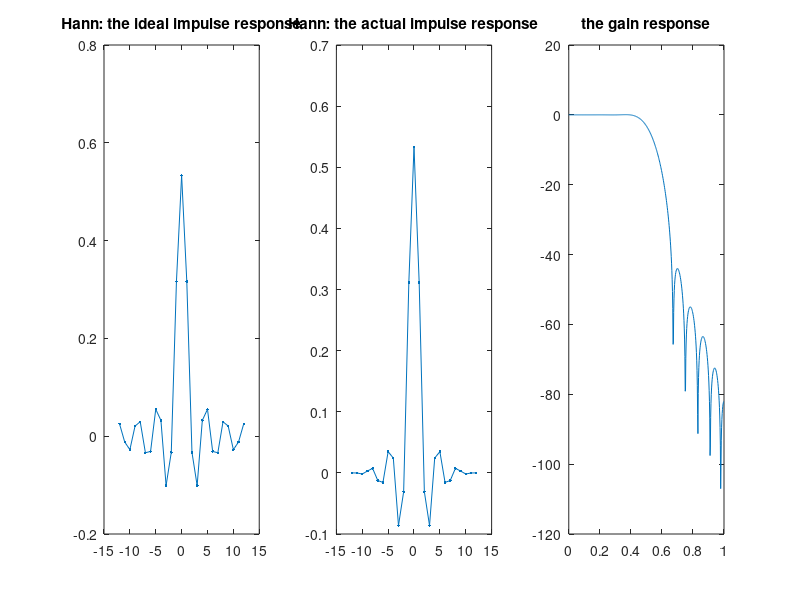

Source code (MATLAB):
clear;

wp = 2*pi * 3/15; 
ws = 2*pi * 5/15; 

wc = (ws+wp) / 2;
delt_w = ws - wp;
c = 3.11*pi;

M = ceil(c / delt_w);
N = 2 * M + 1;
win = hann(N);
n = -M:M;
hd = sin(wc*n)./(pi*n);
hd(find(n==0)) = wc*cos(wc*0)/pi;
ht = hd.*win';

subplot(1,3,1);
plot(n,hd,'.-');
title("Hann: the ideal impulse response");

subplot(1,3,2);
plot(n,ht,'.-')
title("Hann: the actual impulse response"); 

[h,w] = freqz(ht,1,512); 
W = w/pi; 
H = 20*log10(abs(h));

subplot(1,3,3);
plot(W,H);
title("the gain response");

